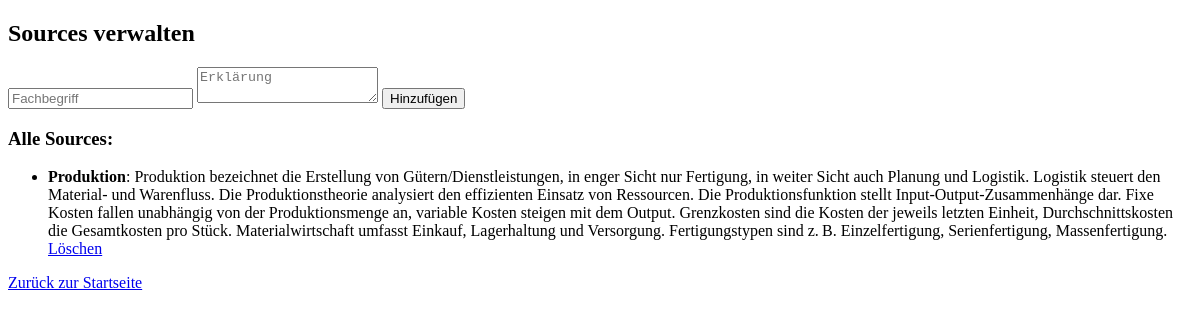
Page /sources (signed in) on the earlier database version.
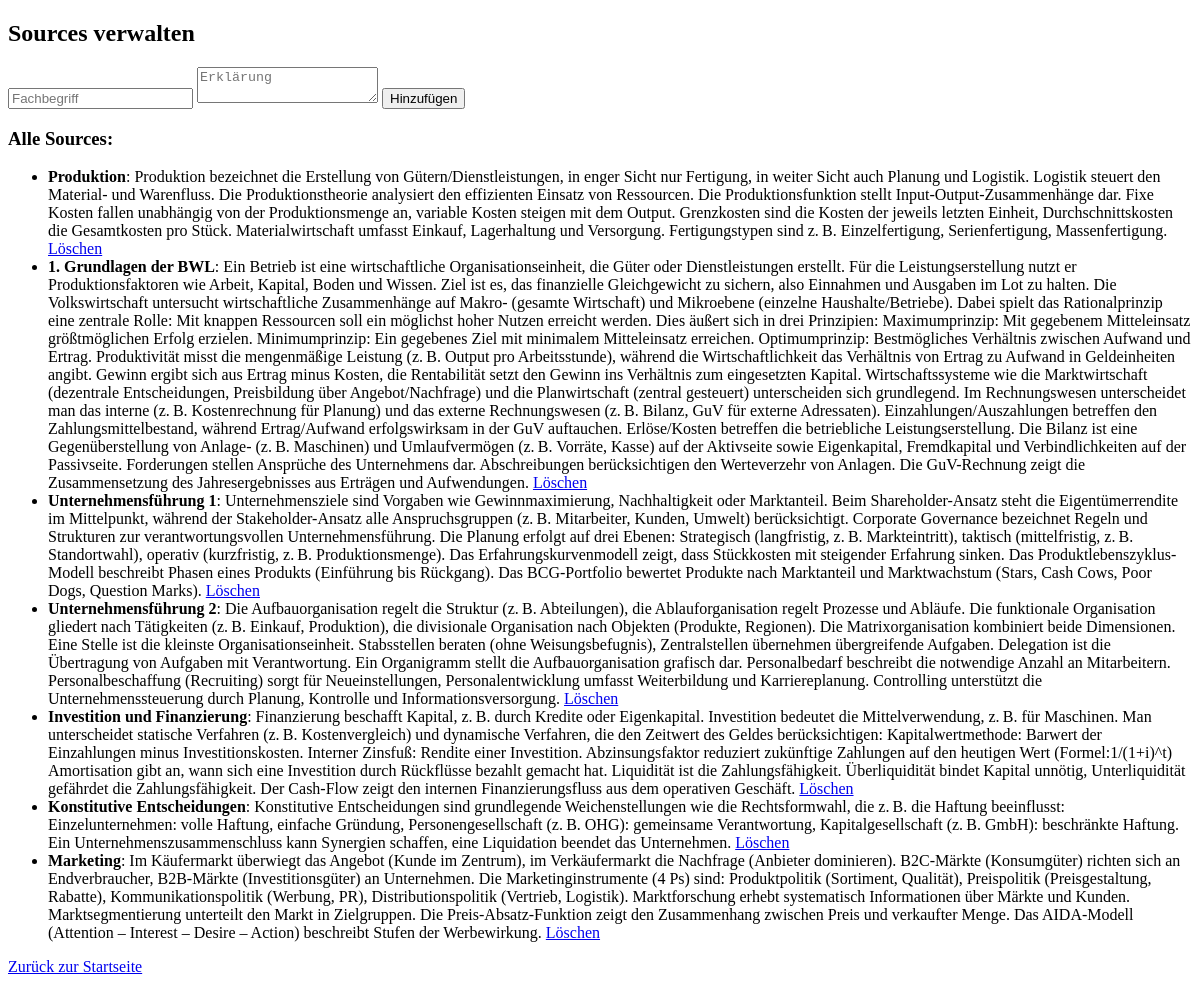
Same page on the later database version.
### app.py (models this page shows)
class Source(db.Model):
    id = db.Column(db.Integer, primary_key=True)
    word = db.Column(db.String(100), nullable=False)
    explanation = db.Column(db.String(500), nullable=True)

### app.py (the view)
@app.route('/sources', methods=['GET', 'POST'])
def sources():
    if not session.get('logged_in'):
        return redirect(url_for('login'))
    if request.method == 'POST':
        word = request.form['word']
        explanation = request.form['explanation']
        new_source = Source(word=word, explanation=explanation)
        db.session.add(new_source)
        db.session.commit()
    sources = Source.query.all()
    return render_template('sources.html', sources=sources)

### templates/sources.html (shortened to what this page needs)
<!DOCTYPE html>
<html>
<head>
</head>
<body>
    <h2>Sources verwalten</h2>
    <form method="post">
        <input type="text" name="word" placeholder="Fachbegriff" required>
        <textarea type="text" name="explanation" placeholder="Erklärung" required></textarea>
        <button type="submit">Hinzufügen</button>
    </form>
    <h3>Alle Sources:</h3>
    <ul>
        {% for source in sources %}
            <li>
                <b>{{ source.word }}</b>: {{ source.explanation }}
                <a href="{{ url_for('delete_source', id=source.id) }}">Löschen</a>
            </li>
        {% else %}
            <li>Keine Einträge vorhanden.</li>
        {% endfor %}
    </ul>
    <p><a href="{{ url_for('index') }}">Zurück zur Startseite</a></p>
</body>
</html>

Differences in the rows shown:
added Source: word "1. Grundlagen der BWL", explanation "Ein Betrieb ist eine wirtschaftliche Organisationseinheit, die Güter oder Dienstleistungen erstellt. Für die Leistungserstellung nutzt er Produktionsfaktoren wie Arbeit, Kapital, Boden und Wissen. Ziel ist es, das finanzielle Gleichgewicht zu sichern, also Einnahmen und Ausgaben im Lot zu halten. Die Volkswirtschaft untersucht wirtschaftliche Zusammenhänge auf Makro- (gesamte Wirtschaft) und Mikroebene (einzelne Haushalte/Betriebe). Dabei spielt das Rationalprinzip eine zentrale Rolle: Mit knappen Ressourcen soll ein möglichst hoher Nutzen erreicht werden. Dies äußert sich in drei Prinzipien: Maximumprinzip: Mit gegebenem Mitteleinsatz größtmöglichen Erfolg erzielen. Minimumprinzip: Ein…"
added Source: word "Unternehmensführung 1", explanation "Unternehmensziele sind Vorgaben wie Gewinnmaximierung, Nachhaltigkeit oder Marktanteil. Beim Shareholder-Ansatz steht die Eigentümerrendite im Mittelpunkt, während der Stakeholder-Ansatz alle Anspruchsgruppen (z. B. Mitarbeiter, Kunden, Umwelt) berücksichtigt. Corporate Governance bezeichnet Regeln und Strukturen zur verantwortungsvollen Unternehmensführung. Die Planung erfolgt auf drei Ebenen: Strategisch (langfristig, z. B. Markteintritt), taktisch (mittelfristig, z. B. Standortwahl), operativ (kurzfristig, z. B. Produktionsmenge). Das Erfahrungskurvenmodell zeigt, dass Stückkosten mit steigender Erfahrung sinken. Das Produktlebenszyklus-Modell beschreibt Phasen eines Produkts (Einführung…"
added Source: word "Unternehmensführung 2", explanation "Die Aufbauorganisation regelt die Struktur (z. B. Abteilungen), die Ablauforganisation regelt Prozesse und Abläufe. Die funktionale Organisation gliedert nach Tätigkeiten (z. B. Einkauf, Produktion), die divisionale Organisation nach Objekten (Produkte, Regionen). Die Matrixorganisation kombiniert beide Dimensionen. Eine Stelle ist die kleinste Organisationseinheit. Stabsstellen beraten (ohne Weisungsbefugnis), Zentralstellen übernehmen übergreifende Aufgaben. Delegation ist die Übertragung von Aufgaben mit Verantwortung. Ein Organigramm stellt die Aufbauorganisation grafisch dar. Personalbedarf beschreibt die notwendige Anzahl an Mitarbeitern. Personalbeschaffung (Recruiting) sorgt für…"
added Source: word "Investition und Finanzierung", explanation "Finanzierung beschafft Kapital, z. B. durch Kredite oder Eigenkapital. Investition bedeutet die Mittelverwendung, z. B. für Maschinen. Man unterscheidet statische Verfahren (z. B. Kostenvergleich) und dynamische Verfahren, die den Zeitwert des Geldes berücksichtigen: Kapitalwertmethode: Barwert der Einzahlungen minus Investitionskosten. Interner Zinsfuß: Rendite einer Investition. Abzinsungsfaktor reduziert zukünftige Zahlungen auf den heutigen Wert (Formel:1/(1+i)^t) Amortisation gibt an, wann sich eine Investition durch Rückflüsse bezahlt gemacht hat. Liquidität ist die Zahlungsfähigkeit. Überliquidität bindet Kapital unnötig, Unterliquidität gefährdet die Zahlungsfähigkeit. Der Cash-Flow…"
added Source: word "Konstitutive Entscheidungen", explanation "Konstitutive Entscheidungen sind grundlegende Weichenstellungen wie die Rechtsformwahl, die z. B. die Haftung beeinflusst: Einzelunternehmen: volle Haftung, einfache Gründung, Personengesellschaft (z. B. OHG): gemeinsame Verantwortung, Kapitalgesellschaft (z. B. GmbH): beschränkte Haftung. Ein Unternehmenszusammenschluss kann Synergien schaffen, eine Liquidation beendet das Unternehmen."
added Source: word "Marketing", explanation "Im Käufermarkt überwiegt das Angebot (Kunde im Zentrum), im Verkäufermarkt die Nachfrage (Anbieter dominieren). B2C-Märkte (Konsumgüter) richten sich an Endverbraucher, B2B-Märkte (Investitionsgüter) an Unternehmen. Die Marketinginstrumente (4 Ps) sind: Produktpolitik (Sortiment, Qualität), Preispolitik (Preisgestaltung, Rabatte), Kommunikationspolitik (Werbung, PR), Distributionspolitik (Vertrieb, Logistik). Marktforschung erhebt systematisch Informationen über Märkte und Kunden. Marktsegmentierung unterteilt den Markt in Zielgruppen. Die Preis-Absatz-Funktion zeigt den Zusammenhang zwischen Preis und verkaufter Menge. Das AIDA-Modell (Attention – Interest – Desire – Action) beschreibt…"
